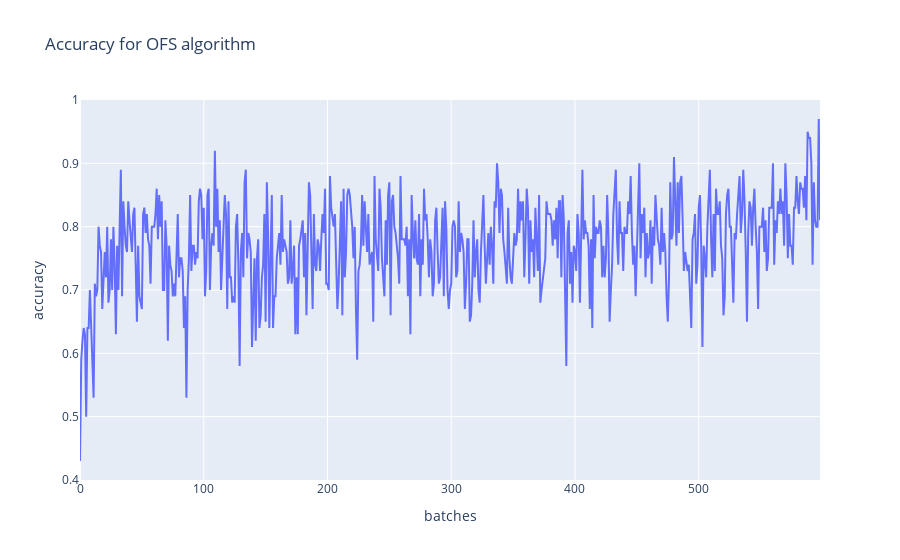

Write notebook code for a chart like this one.
### Code cell
fig = px.line(y = ofs_accuracy, title="Accuracy for OFS algorithm", labels={"x":"batches", "y":"accuracy"})
fig.show()

### Figure 1 — Plotly figure (JSON) as saved in the notebook; plotly's stock layout.template omitted (floating-point values rounded to 4 significant figures; data arrays with more than 128 entries replaced by an {"elided": "..."} marker saying what was removed)
{"data": [{"hovertemplate": "batches=%{x}<br>accuracy=%{y}<extra></extra>", "legendgroup": "", "line": {"color": "#636efa", "dash": "solid"}, "mode": "lines", "name": "", "orientation": "v", "showlegend": false, "type": "scatter", "x": {"elided": "599 int values"}, "xaxis": "x", "y": {"elided": "599 float values"}, "yaxis": "y"}], "layout": {"legend": {"tracegroupgap": 0}, "title": {"text": "Accuracy for OFS algorithm"}, "xaxis": {"anchor": "y", "domain": [0, 1], "title": {"text": "batches"}}, "yaxis": {"anchor": "x", "domain": [0, 1], "title": {"text": "accuracy"}}}}
